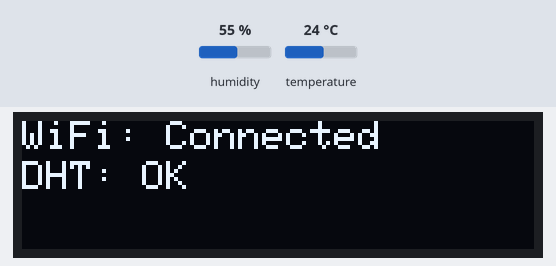
A sketch run on a simulated ESP8266 (NodeMCU). Shown: 128×32 one-colour display. The inputs (shaded band) are chosen by the test bench; at power-on: humidity 55 %, temperature 24 °C. WiFi joins after 1.5 s; servers stay silent unless stated; what the sketch prints to the serial monitor is not drawn.

Above: at 1.6 s.
At 5.8 s:
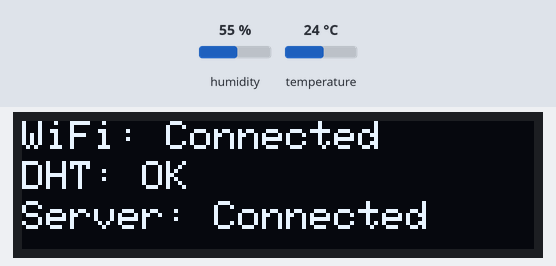

The sketch:

Beta.ino
```cpp
#include <Wire.h>
#include <Adafruit_GFX.h>
#include <Adafruit_SSD1306.h>
#include <ESP8266WiFi.h>
#include <DHTesp.h>

#define SCREEN_WIDTH 128
#define SCREEN_HEIGHT 32
#define OLED_RESET -1
#define SCREEN_ADDRESS 0x3C

#define DHTPIN 2
DHTesp dht;

Adafruit_SSD1306 display(SCREEN_WIDTH, SCREEN_HEIGHT, &Wire, OLED_RESET);

const char* ssid = "SSID";
const char* password = "PW";
const char* server = "IP";
const int port = 1234; // '1234' is test number.

void setup() {
  Serial.begin(115200);
  Serial.println();

  dht.setup(DHTPIN, DHTesp::DHT22);

  if (!display.begin(SSD1306_SWITCHCAPVCC, SCREEN_ADDRESS)) {
    Serial.println(F("SSD1306 allocation failed"));
    for (;;);
  }

  display.clearDisplay();

  WiFi.begin(ssid, password);
  bool wifiConnected = false;
  unsigned long startTime = millis();

  while (WiFi.status() != WL_CONNECTED && millis() - startTime < 10000) { // Wait for 10 seconds
    delay(500);
    Serial.print(".");
  }
  if (WiFi.status() == WL_CONNECTED) {
    wifiConnected = true;
  }

  display.setTextSize(1);
  display.setTextColor(SSD1306_WHITE);
  display.setCursor(0, 0);
  display.print("WiFi: ");
  display.println(wifiConnected ? "Connected" : "Failed");

  display.setCursor(0, 10);
  display.print("DHT: ");
  display.println(dht.getStatusString());

  display.display();

  delay(2000);
}

void loop() {
  delay(dht.getMinimumSamplingPeriod());

  float humidity = dht.getHumidity();
  float temperature = dht.getTemperature();

  bool sensorConnected = !isnan(humidity) && !isnan(temperature);

  Serial.print(dht.getStatusString());
  Serial.print("\t");
  Serial.print(humidity, 1);
  Serial.print("\t\t");
  Serial.print(temperature, 1);
  Serial.print("\t\t");
  Serial.print(dht.toFahrenheit(temperature), 1);
  Serial.print("\t\t");
  Serial.print(dht.computeHeatIndex(temperature, humidity, false), 1);
  Serial.print("\t\t");
  Serial.println(dht.computeHeatIndex(dht.toFahrenheit(temperature), humidity, true), 1);

  String jsonPayload = "{\"temperature\":" + String(temperature) + ",\"humidity\":" + String(humidity) + "}";
  Serial.println("Sending data: " + jsonPayload);

  bool serverConnected = false;
  if (WiFi.status() == WL_CONNECTED) {
    WiFiClient client;
    if (client.connect(server, port)) {
      client.println("POST /info/other HTTP/1.1");
      client.println("Host: " + String(server));
      client.println("Content-Type: application/json");
      client.print("Content-Length: ");
      client.println(jsonPayload.length());
      client.println();
      client.println(jsonPayload);
      client.stop();
      serverConnected = true;
    } else {
      Serial.println("Failed to connect to server");
    }
  } else {
    Serial.println("WiFi not connected");
  }

  display.clearDisplay();
  display.setCursor(0, 0);
  display.print("WiFi: ");
  display.println(WiFi.status() == WL_CONNECTED ? "Connected" : "Disconnected");

  display.setCursor(0, 10);
  display.print("DHT: ");
  display.println(sensorConnected ? "OK" : "Disconnected");

  display.setCursor(0, 20);
  display.print("Server: ");
  display.println(serverConnected ? "Connected" : "Failed");

  display.display();

  delay(60000);
}
```

Measured:
- what the display in image 0 shows lasts 4.3 s, from 1.5 s to 5.8 s
